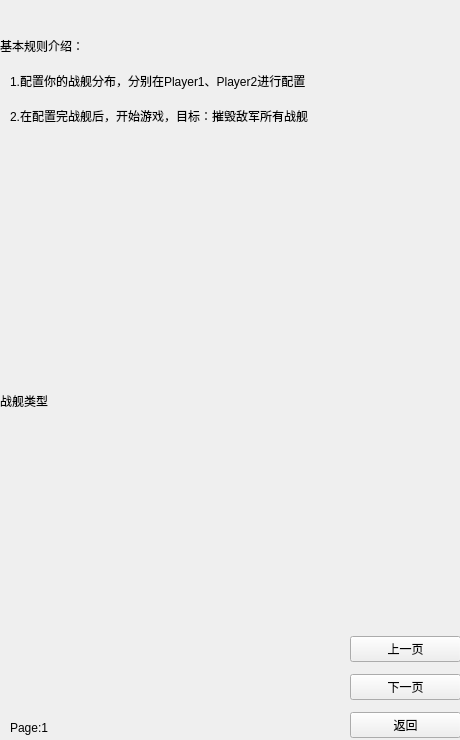
<?xml version="1.0" encoding="UTF-8"?>
<ui version="4.0">
 <class>RuleScene</class>
 <widget class="QWidget" name="RuleScene">
  <property name="geometry">
   <rect>
    <x>0</x>
    <y>0</y>
    <width>460</width>
    <height>740</height>
   </rect>
  </property>
  <property name="windowTitle">
   <string>Form</string>
  </property>
  <widget class="QStackedWidget" name="stackedWidget">
   <property name="geometry">
    <rect>
     <x>0</x>
     <y>10</y>
     <width>442</width>
     <height>731</height>
    </rect>
   </property>
   <property name="currentIndex">
    <number>0</number>
   </property>
   <widget class="QWidget" name="page">
    <widget class="QLabel" name="label">
     <property name="geometry">
      <rect>
       <x>0</x>
       <y>20</y>
       <width>231</width>
       <height>31</height>
      </rect>
     </property>
     <property name="text">
      <string>基本规则介绍：</string>
     </property>
    </widget>
    <widget class="QLabel" name="label_2">
     <property name="geometry">
      <rect>
       <x>10</x>
       <y>50</y>
       <width>411</width>
       <height>41</height>
      </rect>
     </property>
     <property name="text">
      <string>1.配置你的战舰分布，分别在Player1、Player2进行配置</string>
     </property>
    </widget>
    <widget class="QLabel" name="label_3">
     <property name="geometry">
      <rect>
       <x>10</x>
       <y>90</y>
       <width>381</width>
       <height>31</height>
      </rect>
     </property>
     <property name="text">
      <string>2.在配置完战舰后，开始游戏，目标：摧毁敌军所有战舰</string>
     </property>
    </widget>
    <widget class="QLabel" name="label1">
     <property name="geometry">
      <rect>
       <x>10</x>
       <y>130</y>
       <width>420</width>
       <height>210</height>
      </rect>
     </property>
     <property name="text">
      <string/>
     </property>
    </widget>
    <widget class="QLabel" name="label_4">
     <property name="geometry">
      <rect>
       <x>0</x>
       <y>380</y>
       <width>361</width>
       <height>21</height>
      </rect>
     </property>
     <property name="text">
      <string>战舰类型</string>
     </property>
    </widget>
    <widget class="QLabel" name="label2">
     <property name="geometry">
      <rect>
       <x>0</x>
       <y>413</y>
       <width>354</width>
       <height>216</height>
      </rect>
     </property>
     <property name="text">
      <string/>
     </property>
    </widget>
    <widget class="QLabel" name="label_24">
     <property name="geometry">
      <rect>
       <x>10</x>
       <y>710</y>
       <width>68</width>
       <height>15</height>
      </rect>
     </property>
     <property name="text">
      <string>Page:1</string>
     </property>
    </widget>
   </widget>
   <widget class="QWidget" name="page_2">
    <widget class="QLabel" name="label_5">
     <property name="geometry">
      <rect>
       <x>10</x>
       <y>10</y>
       <width>141</width>
       <height>21</height>
      </rect>
     </property>
     <property name="text">
      <string>战舰排布方式</string>
     </property>
    </widget>
    <widget class="QLabel" name="label3">
     <property name="geometry">
      <rect>
       <x>10</x>
       <y>40</y>
       <width>378</width>
       <height>184</height>
      </rect>
     </property>
     <property name="text">
      <string/>
     </property>
    </widget>
    <widget class="QLabel" name="label_6">
     <property name="geometry">
      <rect>
       <x>0</x>
       <y>240</y>
       <width>421</width>
       <height>41</height>
      </rect>
     </property>
     <property name="text">
      <string>我军看不见敌军配置，顺应你的感觉去轰炸对方可能潜在位置</string>
     </property>
    </widget>
    <widget class="QLabel" name="label4">
     <property name="geometry">
      <rect>
       <x>10</x>
       <y>280</y>
       <width>338</width>
       <height>324</height>
      </rect>
     </property>
     <property name="text">
      <string/>
     </property>
    </widget>
    <widget class="QLabel" name="label_23">
     <property name="geometry">
      <rect>
       <x>10</x>
       <y>710</y>
       <width>68</width>
       <height>15</height>
      </rect>
     </property>
     <property name="text">
      <string>Page:2</string>
     </property>
    </widget>
   </widget>
   <widget class="QWidget" name="page_3">
    <widget class="QLabel" name="label_7">
     <property name="geometry">
      <rect>
       <x>10</x>
       <y>10</y>
       <width>251</width>
       <height>16</height>
      </rect>
     </property>
     <property name="text">
      <string>双方轮流进攻，直至胜利</string>
     </property>
    </widget>
    <widget class="QLabel" name="label_8">
     <property name="geometry">
      <rect>
       <x>10</x>
       <y>30</y>
       <width>68</width>
       <height>15</height>
      </rect>
     </property>
     <property name="text">
      <string>进攻模式</string>
     </property>
    </widget>
    <widget class="QLabel" name="label_9">
     <property name="geometry">
      <rect>
       <x>30</x>
       <y>50</y>
       <width>391</width>
       <height>16</height>
      </rect>
     </property>
     <property name="text">
      <string>普通模式：选中一处进行攻击，若击中目标则显示目标类型</string>
     </property>
    </widget>
    <widget class="QLabel" name="label_10">
     <property name="geometry">
      <rect>
       <x>30</x>
       <y>70</y>
       <width>391</width>
       <height>16</height>
      </rect>
     </property>
     <property name="text">
      <string>同时攻击：一次性选中五个目标进行攻击，但击中不显示</string>
     </property>
    </widget>
    <widget class="QLabel" name="label_11">
     <property name="geometry">
      <rect>
       <x>10</x>
       <y>110</y>
       <width>281</width>
       <height>16</height>
      </rect>
     </property>
     <property name="text">
      <string>若击中目标，则可以继续进行攻击</string>
     </property>
    </widget>
    <widget class="QLabel" name="label5">
     <property name="geometry">
      <rect>
       <x>10</x>
       <y>140</y>
       <width>415</width>
       <height>177</height>
      </rect>
     </property>
     <property name="text">
      <string/>
     </property>
    </widget>
    <widget class="QWidget" name="widget" native="true">
     <property name="geometry">
      <rect>
       <x>10</x>
       <y>340</y>
       <width>241</width>
       <height>141</height>
      </rect>
     </property>
     <layout class="QGridLayout" name="gridLayout_2">
      <item row="0" column="1">
       <widget class="QLabel" name="label_16">
        <property name="text">
         <string>4×1</string>
        </property>
       </widget>
      </item>
      <item row="3" column="1">
       <widget class="QLabel" name="label_18">
        <property name="text">
         <string>2×1</string>
        </property>
       </widget>
      </item>
      <item row="3" column="0">
       <widget class="QLabel" name="label_14">
        <property name="text">
         <string>驱逐舰：4</string>
        </property>
       </widget>
      </item>
      <item row="4" column="1">
       <widget class="QLabel" name="label_19">
        <property name="text">
         <string>1×1</string>
        </property>
       </widget>
      </item>
      <item row="4" column="0">
       <widget class="QLabel" name="label_15">
        <property name="text">
         <string>潜水舰：2</string>
        </property>
       </widget>
      </item>
      <item row="2" column="1">
       <widget class="QLabel" name="label_17">
        <property name="text">
         <string>3×1</string>
        </property>
       </widget>
      </item>
      <item row="2" column="0">
       <widget class="QLabel" name="label_13">
        <property name="text">
         <string>巡洋舰：2</string>
        </property>
       </widget>
      </item>
      <item row="0" column="0">
       <widget class="QLabel" name="label_12">
        <property name="text">
         <string>战舰：1</string>
        </property>
       </widget>
      </item>
     </layout>
    </widget>
    <widget class="QLabel" name="label_20">
     <property name="geometry">
      <rect>
       <x>10</x>
       <y>500</y>
       <width>68</width>
       <height>15</height>
      </rect>
     </property>
     <property name="text">
      <string>击中显示</string>
     </property>
    </widget>
    <widget class="QLabel" name="label6">
     <property name="geometry">
      <rect>
       <x>20</x>
       <y>540</y>
       <width>51</width>
       <height>152</height>
      </rect>
     </property>
     <property name="text">
      <string/>
     </property>
    </widget>
    <widget class="QLabel" name="label_22">
     <property name="geometry">
      <rect>
       <x>160</x>
       <y>500</y>
       <width>81</width>
       <height>16</height>
      </rect>
     </property>
     <property name="text">
      <string>未击中显示</string>
     </property>
    </widget>
    <widget class="QLabel" name="label7">
     <property name="geometry">
      <rect>
       <x>160</x>
       <y>540</y>
       <width>110</width>
       <height>112</height>
      </rect>
     </property>
     <property name="text">
      <string/>
     </property>
    </widget>
    <widget class="QLabel" name="label_21">
     <property name="geometry">
      <rect>
       <x>10</x>
       <y>710</y>
       <width>68</width>
       <height>15</height>
      </rect>
     </property>
     <property name="text">
      <string>Page:3</string>
     </property>
    </widget>
   </widget>
  </widget>
  <widget class="QWidget" name="widget_2" native="true">
   <property name="geometry">
    <rect>
     <x>350</x>
     <y>630</y>
     <width>111</width>
     <height>114</height>
    </rect>
   </property>
   <layout class="QVBoxLayout" name="verticalLayout">
    <item>
     <widget class="QPushButton" name="lastButton">
      <property name="text">
       <string>上一页</string>
      </property>
     </widget>
    </item>
    <item>
     <widget class="QPushButton" name="nextButton">
      <property name="text">
       <string>下一页</string>
      </property>
     </widget>
    </item>
    <item>
     <widget class="QPushButton" name="backMainButton">
      <property name="text">
       <string>返回</string>
      </property>
     </widget>
    </item>
   </layout>
  </widget>
 </widget>
 <resources/>
 <connections/>
</ui>
